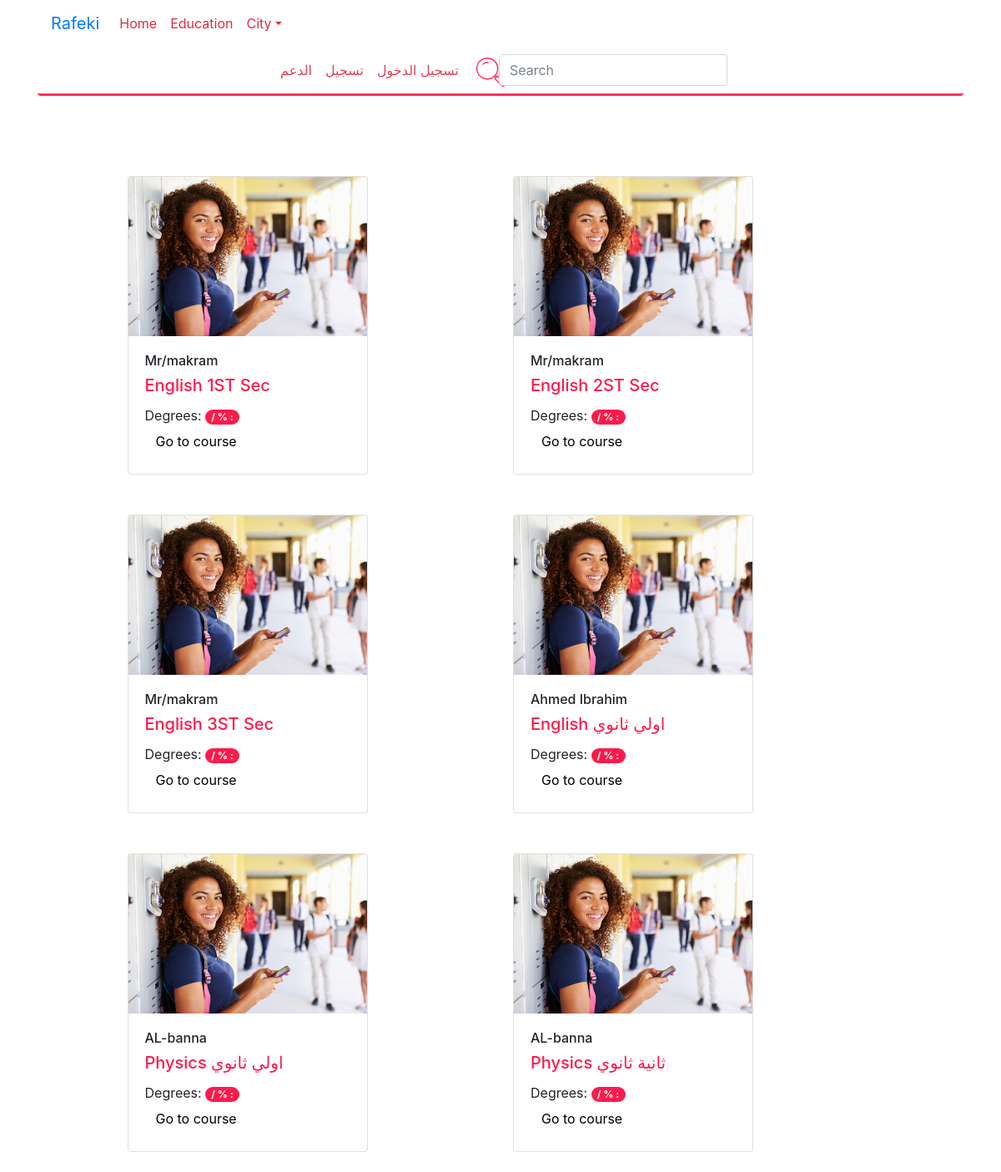
The page / on the database its author committed.
### education/models.py (models this page shows, shortened)
class Course(models.Model):
    years=(
        ('a', 'اولي اعدادي'),
        ('b', 'ثانية اعدادي'),
        ('c', 'ثالتة اعدادي'),
        ('d', 'اولي ثانوي'),
        ('e', 'ثانية ثانوي'),
        ('f', 'ثالثة ثانوي'),
        ('g', 'اخري'),
    )
    name=models.CharField(max_length=50, null=False)
    photo = models.ImageField(blank=True)
    groups=models.TextField(null=True)
    school=models.ForeignKey(School)
    year=models.CharField(max_length=30,choices=years)
    student=models.ManyToManyField(Student , related_name='courses')
    def get_absolute_url(self):
        return reverse('edu:course_dashboard', args=[self.id])

class School(models.Model):
    user=models.OneToOneField(User)
    Name=models.CharField(max_length=50, null=False)
    adress=models.TextField(max_length=120)
    photo=models.ImageField(blank=True)
    bio=models.TextField(max_length=500)
    slug=models.SlugField(max_length=20)
    class Meta:
        permissions = (
            ("add_students", "Can add new students"),
            ("edit_course", "Can change the information of course"),
            ("delete_student", "Can remove a student by setting its status as closed"),
        )
    def __str__(self):
        return self.Name

### education/views.py (the view)
# urls.py: url(r'^$', views.AllCoursesList.as_view(), name='not_signed_home'),
class AllCoursesList(ListView):
    model = Course
    template_name = 'edu_index_not_signed.html'
    context_object_name = 'courses'

### education/templates/edu_index_not_signed.html
{% extends 'base.html'%}
{% block body %}
<div class="courselist">
<div class="row">
{% for course in courses%}
<div class="col-4 offset-md-1  mt-5">
{% include "snippets/course_card.html" with title=course.name school=course.school url=course.get_absolute_url %}
</div>
{% endfor %}
</div>
</div>
{% endblock %}

### education/templates/snippets/course_card.html (shortened to what this page needs)
{% load static %}
<div class="card" style="width: 18rem;">
  <img class="card-img-top" src="{% static 'img/shutterstock_199303319.jpg'%}"   alt="Card image cap">
  <div class="card-body">
    <h6 class="card-text ">{{ school }}</h6>
    <h5 class="card-title font-rafeki">{{ title }}</h5>
    <footer > Degrees: <span class="badge badge-primary badge-pill"> /   % : </span></footer>
    <a href="{{ url }}" class="btn btn-rafeki">Go to course</a>
  </div>
</div>

### static/css/style.css (style rules this page uses)
.btn-rafeki { background-color:white; color: black; border-radius:10px; }
.font-rafeki { color: #ff1a4b; }
.badge-primary { background-color: #ff1a4b; color: white; border-radius: 15px; }

### rows shown on the page
Course: name "English 1ST Sec"
School: Name "Mr/makram"
Course: name "English 2ST Sec"
Course: name "English 3ST Sec"
Course: name "English اولي ثانوي"
School: Name "Ahmed Ibrahim"
Course: name "Physics اولي ثانوي"
School: Name "AL-banna"
Course: name "Physics ثانية ثانوي"
